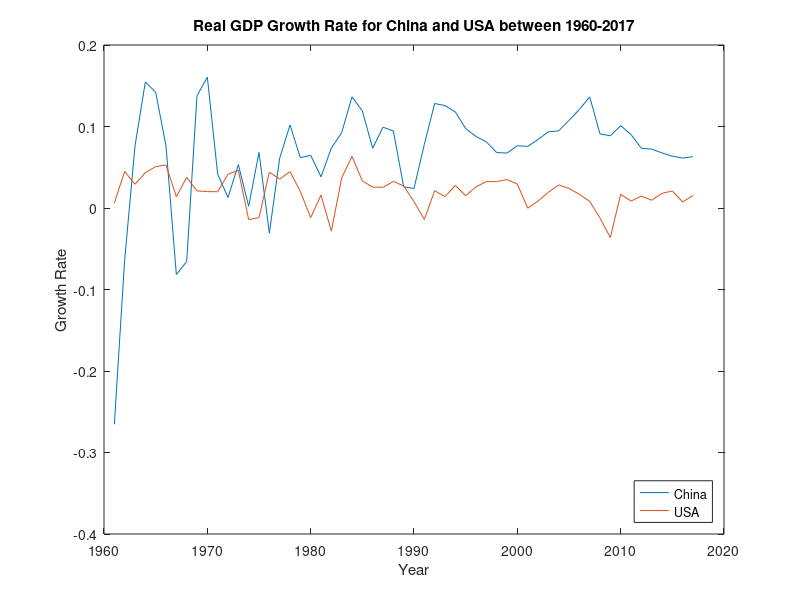

Reproduce this figure in MATLAB.
%Macro III
%Assignment 1
%Fred Xu and Jonah Coste
%1/17/19

%Question 1
%1.A
%1.A.1
N = randi(10);
%1.A.2
X = rand(N,1)*2 -1;
%Expected value of mean is 0.
%1.A.3.1
sum1 = 0;
for i=1:N
    sum1 = sum1 + X(i);
end
result1 = sum1/N;
%1.A.3.2
 result2 = mean(X);
 %1.A.4
 result1
 result2
 
 %1.B
 %1.B.1
 N = randi(10);
 M = randi(10);
 L = randi(10);
 %1.B.2
 matrix1 = rand(N,M)*2 -1;
 matrix2 = rand(M,L)*2 -1;
 %1.B.3.1
 resultmatrix1 = zeros(N,L);
 for i =1:N
     for j = 1:L  
        val = 0;
        for h = 1:M
            val = val + matrix1(i,h) * matrix2(h,j);
        end
        resultmatrix1(i,j) = val;
     end
 end
 %1.B.3.2
 resultmatrix2 = matrix1 * matrix2;
 %1.B.4
 resultmatrix1
 resultmatrix2
 
 %Question 2
 %2.A
 %Use World Bank Indicator data for GDP in constant 2010 US$ for China and
 %USA for years 1960-2017 available here https://data.worldbank.org/indicator/NY.GDP.PCAP.KD?locations=CN-US
 %2.B
 China = [191.791179910216;140.913499235072;131.96337147674;142.021955444481;163.991325226585;187.274631568573;201.52324200402;185.075927473726;172.913752439848;196.740126889365;228.317702823625;237.813838393538;240.881888917967;253.714372960062;254.267484665894;271.599476492383;263.23062210942;279.32454675135;307.76619470515;326.768369193998;347.887413035502;361.224710649125;387.745580908334;423.593498767967;481.364595759347;538.690827266253;578.184040366224;635.494603029004;695.599054411093;713.689527590362;730.772489044822;787.867435156269;888.911004119008;1000.61180975351;1118.49957748173;1227.55640691521;1335.36268011202;1443.77474185404;1542.06412996664;1645.98799567879;1771.74150579539;1905.61078010947;2065.71857925612;2258.91210541049;2472.58655569402;2738.2054599526;3069.30478095137;3487.84576561013;3805.02599866378;4142.03828597868;4560.51258600929;4971.544928635;5336.06014319861;5721.69381888796;6108.23877494863;6496.62401255517;6894.46452231334;7329.08929913216];
 USA = [17036.8851695882;17142.1937673897;17910.2787901684;18431.1584040472;19231.1718590604;20207.7495376936;21274.1354890107;21569.8356088859;22380.6067673191;22850.010833783;23309.6209459064;23775.2769229658;24760.1453772345;25908.9128017215;25540.5010030208;25239.919905729;26347.809281996;27286.2515144911;28500.2404573534;29082.5937779654;28734.3992597646;29191.9994879416;28362.4946163409;29406.2574686046;31268.9756446518;32306.8330567744;33133.6954441913;33975.6547953064;35083.9690428182;36033.3302026992;36312.4141825874;35803.8684213439;36566.1737698527;37078.04968394;38104.9724675631;38677.7150883663;39681.5198579033;40965.8466450522;42292.8912011426;43768.8849928326;45055.817918284;45047.4871976844;45428.6456781274;46304.0360895612;47614.2798621765;48755.6160606735;49575.401013591;49979.5338429195;49364.6445500336;47575.608562749;48375.4069462972;48786.4549755253;49498.3909155226;49971.9513571108;50871.674083306;51933.4048064982;52319.1633505427;53128.5396999252];
 %2.C
 sz = size(China,1) - 1;
 Growth = zeros(sz ,2);
 Year = zeros(sz,1);
 for i = 1:sz
     Growth(i,1) = China(i+1,1) / China(i,1) -1;
     Growth(i,2) = USA(i+1,1) / USA(i,1) -1;
     Year(i,1) = 1960 + i;
 end
 figure
 plot(Year, Growth)
 title('Real GDP Growth Rate for China and USA between 1960-2017')
xlabel('Year')
ylabel('Growth Rate')
legend({'China','USA'},'Location','southeast')
 
 %Question 3
 %3.A
 % Agent's budget constraint is:
 % f(k_t) + (1-delta) * k_t >= c_t + k_{t+1}
 % aslo k_{t+1} >= 0
 %3.B
 % From t=1 to T-1 the first order condition that charachterizes the
 % solution is:
 % u'(c_t) = beta * u'(c_{t+1}) * [f'(k_{t+1}) + 1 - delta]
 % The optimality condtion at period T is:
 % c_T =  f(k_T) + (1-delta) * k_T
 % At the end of period T there should be zero capital left over (i.e.
 % k_{T+1} = 0)
 % 3.C
 %parameters
 beta = .97;
 delta = .1;
 theta = .3;
 T = 4;
 epsilon=1e-15;
 initialcapital = 1;
 guessinitialcons = 0; %could be any guess
 
 if guessinitialcons < 0
     guessinitialcons = 0;
 end %fail safe
 
 c = zeros(T,1);
 k = zeros (T+1,1);
 k(1) = initialcapital;
 
 guess = guessinitialcons;
 last = -2*epsilon; % to allow for guess of 0
 step = k(1);
 
 while abs(guess - last) > epsilon || abs(k(T+1)) > epsilon
     c(1) = guess;
     ind = 0;
     for i= 1: T-1
        if k(i)^theta + (1 - delta)*k(i) - c(i) >= 0
            k(i+1) = k(i)^theta + (1 - delta)*k(i) - c(i);
            c(i+1) = beta * c(i) * (theta * k(i+1)^(theta-1) + 1 - delta);
        else
            ind = 1;
        end
     end
     k(T+1) = k(T)^theta + (1 - delta)*k(T) - c(T);
     if k(T+1) < 0 || ind == 1
         step = step/2;
         guess = last + step;
     else
         last = guess;
         guess = guess + step;
     end
 end
 
 %Print optimal consumption and capital series
 c
 k
 
 
